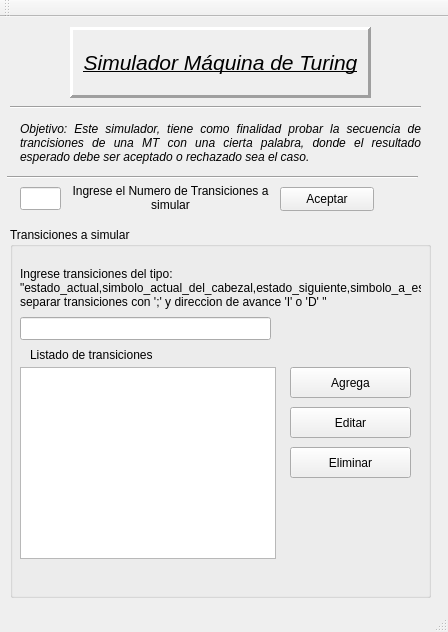
<?xml version="1.0" encoding="UTF-8"?>
<ui version="4.0">
 <class>Turing</class>
 <widget class="QMainWindow" name="Turing">
  <property name="geometry">
   <rect>
    <x>0</x>
    <y>0</y>
    <width>448</width>
    <height>632</height>
   </rect>
  </property>
  <property name="windowTitle">
   <string>Maquina de Turing</string>
  </property>
  <widget class="QWidget" name="centralWidget">
   <widget class="QLabel" name="label">
    <property name="geometry">
     <rect>
      <x>70</x>
      <y>10</y>
      <width>301</width>
      <height>71</height>
     </rect>
    </property>
    <property name="font">
     <font>
      <pointsize>16</pointsize>
      <weight>50</weight>
      <italic>true</italic>
      <bold>false</bold>
      <underline>true</underline>
     </font>
    </property>
    <property name="frameShape">
     <enum>QFrame::Panel</enum>
    </property>
    <property name="frameShadow">
     <enum>QFrame::Raised</enum>
    </property>
    <property name="lineWidth">
     <number>3</number>
    </property>
    <property name="midLineWidth">
     <number>2</number>
    </property>
    <property name="text">
     <string>Simulador Máquina de Turing</string>
    </property>
    <property name="textFormat">
     <enum>Qt::AutoText</enum>
    </property>
    <property name="alignment">
     <set>Qt::AlignCenter</set>
    </property>
   </widget>
   <widget class="QLabel" name="label_2">
    <property name="geometry">
     <rect>
      <x>20</x>
      <y>100</y>
      <width>401</width>
      <height>51</height>
     </rect>
    </property>
    <property name="font">
     <font>
      <italic>true</italic>
      <kerning>true</kerning>
     </font>
    </property>
    <property name="text">
     <string>Objetivo: Este simulador, tiene como finalidad probar la secuencia de trancisiones de una MT con una cierta palabra, donde el resultado esperado debe ser aceptado o rechazado sea el caso.</string>
    </property>
    <property name="textFormat">
     <enum>Qt::AutoText</enum>
    </property>
    <property name="scaledContents">
     <bool>false</bool>
    </property>
    <property name="alignment">
     <set>Qt::AlignJustify|Qt::AlignVCenter</set>
    </property>
    <property name="wordWrap">
     <bool>true</bool>
    </property>
   </widget>
   <widget class="Line" name="line">
    <property name="geometry">
     <rect>
      <x>7</x>
      <y>150</y>
      <width>411</width>
      <height>20</height>
     </rect>
    </property>
    <property name="orientation">
     <enum>Qt::Horizontal</enum>
    </property>
   </widget>
   <widget class="Line" name="line_2">
    <property name="geometry">
     <rect>
      <x>10</x>
      <y>80</y>
      <width>411</width>
      <height>20</height>
     </rect>
    </property>
    <property name="orientation">
     <enum>Qt::Horizontal</enum>
    </property>
   </widget>
   <widget class="QLineEdit" name="n_trs">
    <property name="geometry">
     <rect>
      <x>20</x>
      <y>170</y>
      <width>41</width>
      <height>23</height>
     </rect>
    </property>
   </widget>
   <widget class="QLabel" name="label_3">
    <property name="geometry">
     <rect>
      <x>70</x>
      <y>160</y>
      <width>201</width>
      <height>41</height>
     </rect>
    </property>
    <property name="text">
     <string>Ingrese el Numero de Transiciones a simular</string>
    </property>
    <property name="alignment">
     <set>Qt::AlignCenter</set>
    </property>
    <property name="wordWrap">
     <bool>true</bool>
    </property>
   </widget>
   <widget class="QPushButton" name="I_trs">
    <property name="geometry">
     <rect>
      <x>280</x>
      <y>170</y>
      <width>94</width>
      <height>24</height>
     </rect>
    </property>
    <property name="text">
     <string>Aceptar</string>
    </property>
   </widget>
   <widget class="QGroupBox" name="box">
    <property name="enabled">
     <bool>true</bool>
    </property>
    <property name="geometry">
     <rect>
      <x>10</x>
      <y>210</y>
      <width>421</width>
      <height>371</height>
     </rect>
    </property>
    <property name="title">
     <string>Transiciones a simular</string>
    </property>
    <widget class="QTableView" name="list_0">
     <property name="geometry">
      <rect>
       <x>10</x>
       <y>140</y>
       <width>256</width>
       <height>192</height>
      </rect>
     </property>
    </widget>
    <widget class="QPushButton" name="bt1">
     <property name="geometry">
      <rect>
       <x>280</x>
       <y>140</y>
       <width>121</width>
       <height>31</height>
      </rect>
     </property>
     <property name="text">
      <string>Agrega</string>
     </property>
    </widget>
    <widget class="QLineEdit" name="in1">
     <property name="enabled">
      <bool>true</bool>
     </property>
     <property name="geometry">
      <rect>
       <x>10</x>
       <y>90</y>
       <width>251</width>
       <height>23</height>
      </rect>
     </property>
    </widget>
    <widget class="QPushButton" name="bt3">
     <property name="geometry">
      <rect>
       <x>280</x>
       <y>220</y>
       <width>121</width>
       <height>31</height>
      </rect>
     </property>
     <property name="text">
      <string>Eliminar</string>
     </property>
    </widget>
    <widget class="QLabel" name="label_4">
     <property name="geometry">
      <rect>
       <x>10</x>
       <y>20</y>
       <width>401</width>
       <height>81</height>
      </rect>
     </property>
     <property name="text">
      <string>Ingrese transiciones del tipo: &quot;estado_actual,simbolo_actual_del_cabezal,estado_siguiente,simbolo_a_escribir,direccion_de_avance separar transiciones con ';' y direccion de avance 'I' o 'D' &quot;</string>
     </property>
     <property name="wordWrap">
      <bool>true</bool>
     </property>
    </widget>
    <widget class="QLabel" name="label_6">
     <property name="geometry">
      <rect>
       <x>20</x>
       <y>120</y>
       <width>141</width>
       <height>16</height>
      </rect>
     </property>
     <property name="text">
      <string>Listado de transiciones</string>
     </property>
    </widget>
    <widget class="QPushButton" name="bt2">
     <property name="geometry">
      <rect>
       <x>280</x>
       <y>180</y>
       <width>121</width>
       <height>31</height>
      </rect>
     </property>
     <property name="text">
      <string>Editar</string>
     </property>
    </widget>
   </widget>
  </widget>
  <widget class="QToolBar" name="mainToolBar">
   <attribute name="toolBarArea">
    <enum>TopToolBarArea</enum>
   </attribute>
   <attribute name="toolBarBreak">
    <bool>false</bool>
   </attribute>
  </widget>
  <widget class="QStatusBar" name="statusBar"/>
 </widget>
 <layoutdefault spacing="6" margin="11"/>
 <resources/>
 <connections/>
</ui>
